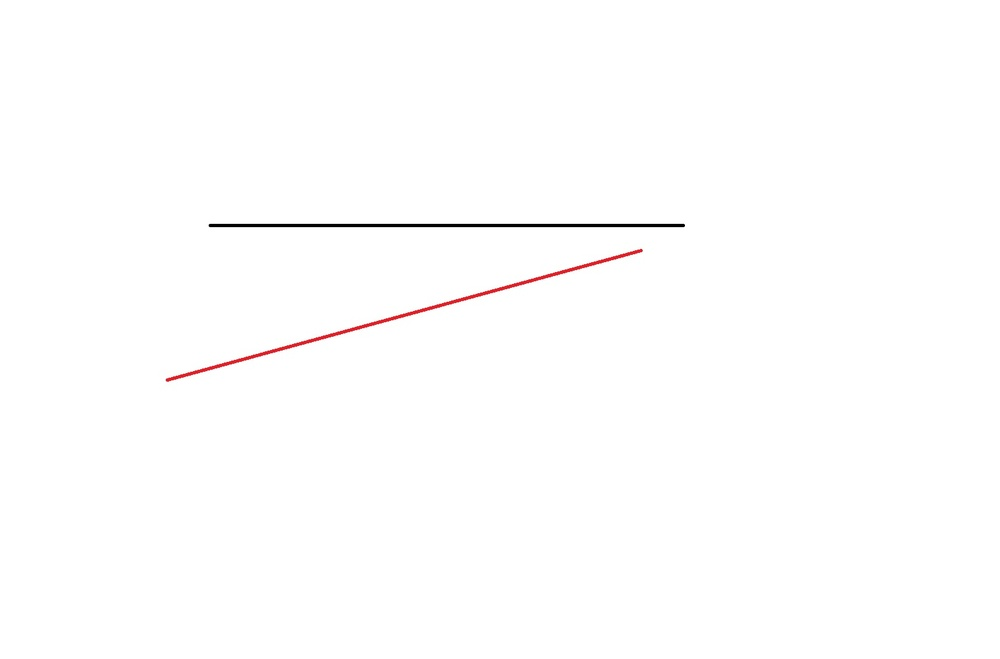
#> input picture two_lines.jpg, 1000 x 659 px, shrunk from 1514 x 998 before the run
$ python Tweek_the_parameters.py
#> lines starting #> are read from the running program, lines starting #| are printed output that depends on the picture; after the words box and inside, x2 and y2 are one past the last pixel; in counts of white or black regions, pixels touching at a corner belong together
import cv2
import numpy as np

def detect_lines_with_parameters(image, canny_threshold1, canny_threshold2, hough_threshold, min_line_length, max_line_gap):
    # Convert to grayscale
    gray = cv2.cvtColor(image, cv2.COLOR_BGR2GRAY)

    # Apply Gaussian Blur to reduce noise
    gray_blurred = cv2.GaussianBlur(gray, (5, 5), 0)

    # Perform edge detection using Canny
    edges = cv2.Canny(gray_blurred, canny_threshold1, canny_threshold2)

    # Detect lines using Hough Line Transform
    lines = cv2.HoughLinesP(edges, 1, np.pi / 180, threshold=hough_threshold, minLineLength=min_line_length, maxLineGap=max_line_gap)

    return lines

def experiment_with_parameters(image_path):
    # Load the image
#> called with image_path = 'two_lines.jpg'
    image = cv2.imread(image_path)
#> image is the input picture: shape (659, 1000, 3); mean B, G, R 253.8, 253.8, 254.2
    if image is None:
        print(f"Error: Unable to read image '{image_path}'. Check the file path.")
        return

    # Define parameter ranges to iterate through
    canny_thresholds = [(50, 150), (100, 200), (150, 250), (30, 80)]
    hough_thresholds = [50, 75, 100, 150]
    min_line_lengths = [30, 50, 70, 100]
    max_line_gaps = [50, 100, 150, 200]

    best_result = None

    # Iterate through parameter combinations
    for canny_threshold1, canny_threshold2 in canny_thresholds:
        for hough_threshold in hough_thresholds:
            for min_line_length in min_line_lengths:
                for max_line_gap in max_line_gaps:
                    # Detect lines with current parameters
                    lines = detect_lines_with_parameters(image, canny_threshold1, canny_threshold2, hough_threshold, min_line_length, max_line_gap)

                    if lines is not None:
                        # Evaluate the number of lines detected
                        line_count = len(lines)

                        # If exactly two lines are detected, store the result and break out
                        if line_count == 2:
                            best_result = lines
                            print(f"Found 2 lines with parameters: Canny({canny_threshold1}, {canny_threshold2}), Hough Threshold={hough_threshold}, Min Line Length={min_line_length}, Max Line Gap={max_line_gap}")
                            break
                if best_result is not None:
                    break
            if best_result is not None:
                break
        if best_result is not None:
            break
#> this loop made 4 passes
#> pass 1, in detect_lines_with_parameters, `edges = cv2.Canny(gray_blurred, canny_threshold1, canny_threshold2)`:
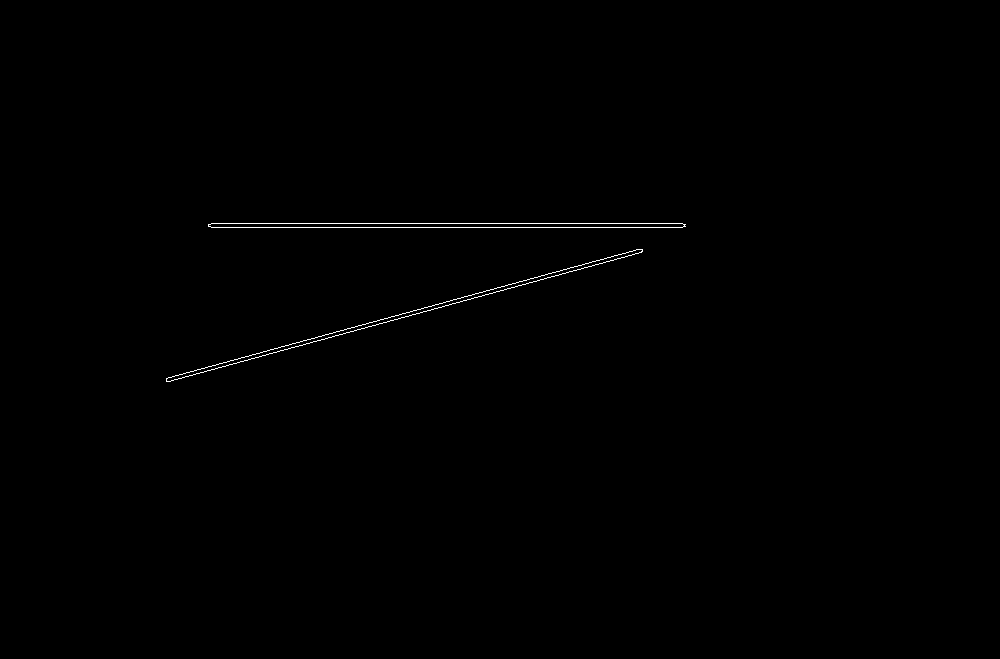
#> edges: shape (659, 1000); 0.29% white in thin lines or dots, all inside (x1, y1, x2, y2) = (166, 223, 686, 382)

    # If the best result is found, draw the lines and print the coordinates
    if best_result is not None:
        output_image = image.copy()
        for line in best_result:
            x1, y1, x2, y2 = line[0]
            # Draw the detected line
            cv2.line(output_image, (x1, y1), (x2, y2), (0, 255, 0), 2)  # Green line
            # Mark the endpoints
            cv2.circle(output_image, (x1, y1), 5, (0, 0, 255), -1)  # Red circle at start point
            cv2.circle(output_image, (x2, y2), 5, (255, 0, 0), -1)  # Blue circle at end point

        # Display the result
        cv2.imshow("Detected Endpoints", output_image)
        cv2.waitKey(0)
        cv2.destroyAllWindows()

        # Print detected lines
        print("Detected Endpoints for All Lines:")
        for i, line in enumerate(best_result, start=1):
            x1, y1, x2, y2 = line[0]
            print(f"Line {i}: Start = ({x1}, {y1}), End = ({x2}, {y2})")
    else:
        print("No suitable combination found for exactly 2 lines.")

# Example usage
image_path = 'two_lines.jpg'  # Replace with the path to your image
experiment_with_parameters(image_path)

$ run again, with line_img.jpg copied over two_lines.jpg
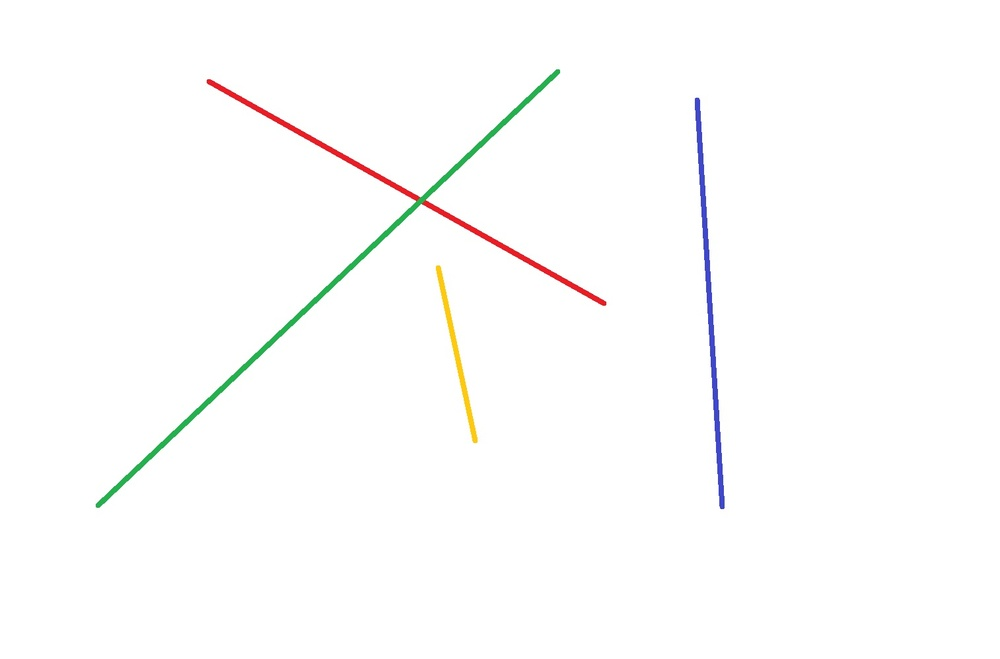
#> input picture line_img.jpg, 1000 x 659 px, shrunk from 1514 x 998 before the run
#> in experiment_with_parameters, image is the input picture: shape (659, 1000, 3); mean B, G, R 252.6, 253, 253
#> the loop in experiment_with_parameters, `for canny_threshold1, canny_threshold2 in canny_thresholds:` made 4 passes
#> pass 1, in detect_lines_with_parameters, `edges = cv2.Canny(gray_blurred, canny_threshold1, canny_threshold2)`:
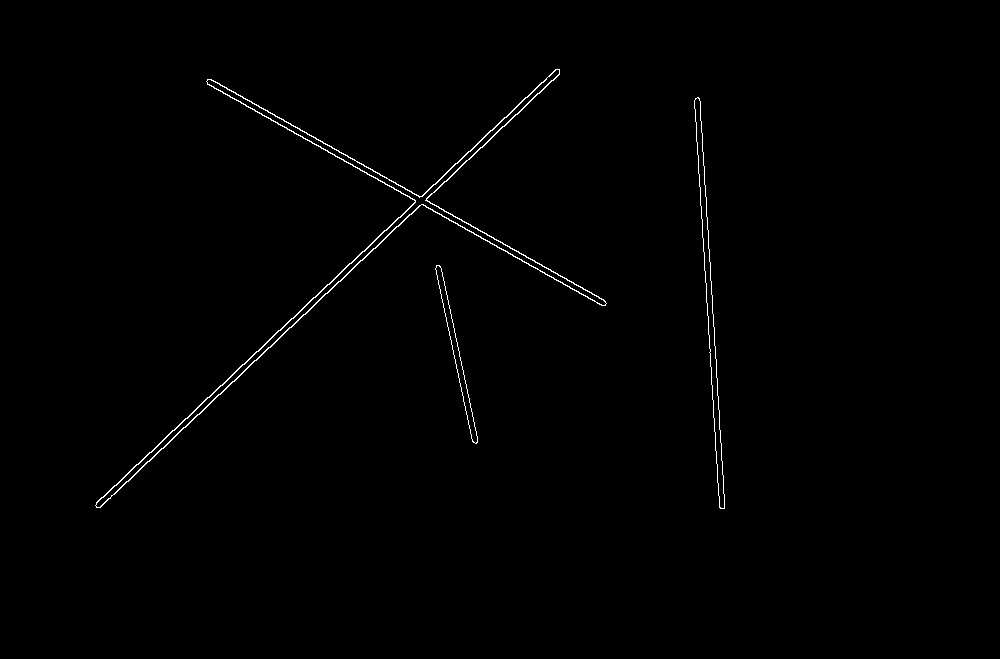
#> edges: shape (659, 1000); 0.64% white in thin lines or dots, all inside (x1, y1, x2, y2) = (95, 69, 725, 509)
#> pass 2, in detect_lines_with_parameters (call 65), `edges = cv2.Canny(gray_blurred, canny_threshold1, canny_threshold2)`:
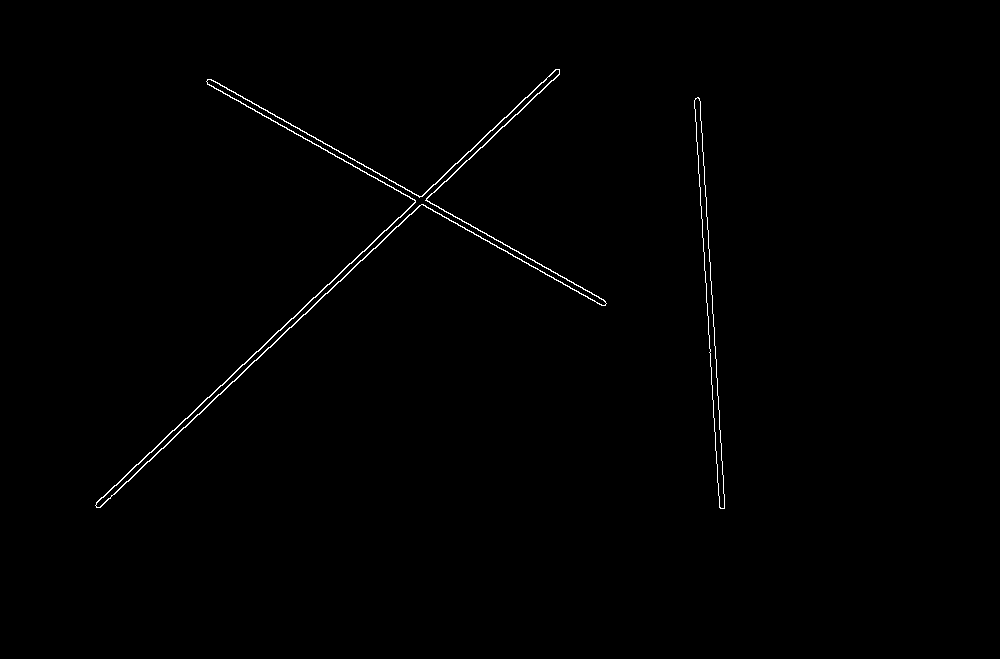
#> edges: shape (659, 1000); 0.58% white in thin lines or dots, all inside (x1, y1, x2, y2) = (95, 69, 725, 509)
